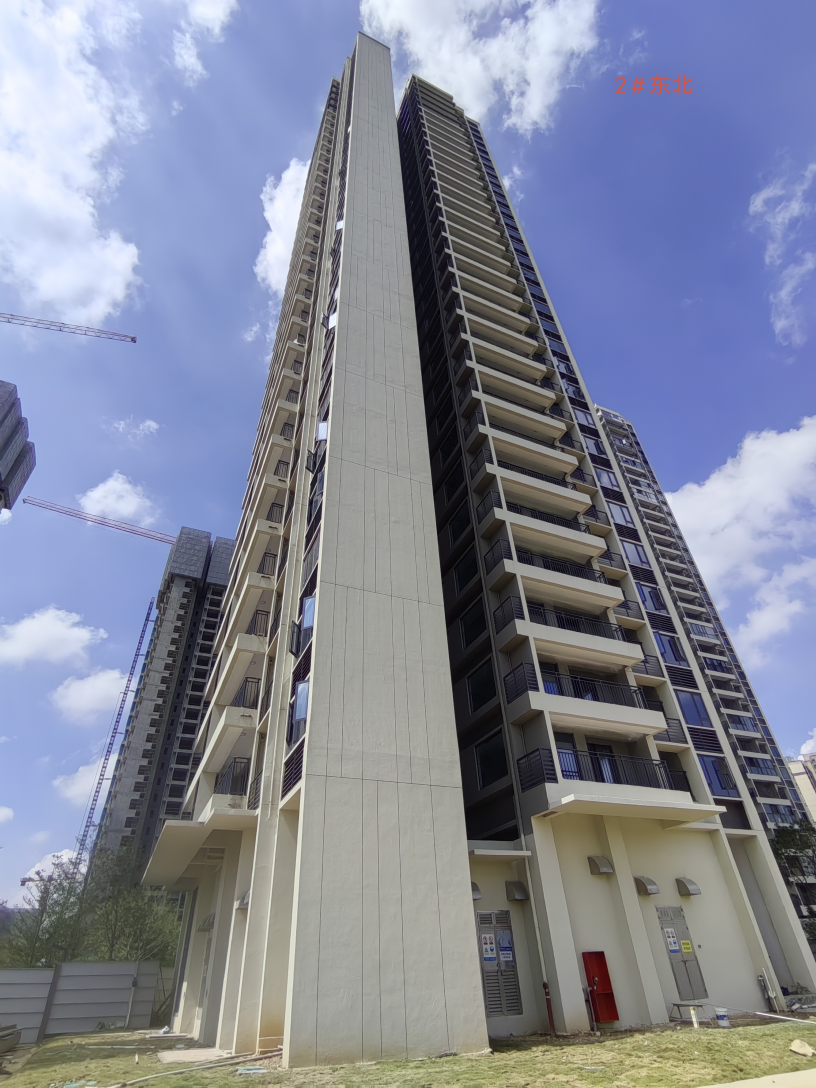
#> input picture facadeDetection/algorithms/data/northeast.jpg, 2448 x 3264 px (shown at 1/3 size)
$ python -i photo_rectifier.py   (imports and definitions only)
#> lines starting #> are read from the running program, lines starting #| are printed output that depends on the picture
"""2D 现场照片透视矫正（消影点 / 单应变换），用于匹配前拉平仰角。"""

from __future__ import annotations

import json
import os
from pathlib import Path

import base64
import cv2
import numpy as np


class PhotoPerspectiveRectifier:
    """
    2D 现场照片透视仰角自动矫正器
    利用消影点 (Vanishing Point) 或几何单应性变换，将大仰角照片“拉平”为正面视角
    """

    def __init__(self, target_max_dim=1024):
        self.target_max_dim = int(target_max_dim)
        self.last_method = 'unknown'

    def _find_vertical_vanishing_point(self, gray_img):
        """利用霍夫直线检测计算垂直方向的消影点 (VP)"""
        h, w = gray_img.shape
        edges = cv2.Canny(gray_img, 50, 150, apertureSize=3)
        lines = cv2.HoughLinesP(
            edges, 1, np.pi / 180, threshold=80,
            minLineLength=int(h * 0.15), maxLineGap=20,
        )

        if lines is None or len(lines) < 2:
            return None

        vert_lines = []
        for line in lines:
            x1, y1, x2, y2 = line[0]
            dx, dy = x2 - x1, y2 - y1
            angle = np.abs(np.arctan2(dy, dx) * 180.0 / np.pi)
            if 45.0 < angle < 135.0:
                a = y2 - y1
                b = x1 - x2
                c = x2 * y1 - x1 * y2
                line_norm = float(np.hypot(a, b))
                if line_norm > 1e-9:
                    vert_lines.append((a / line_norm, b / line_norm, c / line_norm))

        if len(vert_lines) < 2:
            return None

        a_mat = np.array([[line[0], line[1]] for line in vert_lines], dtype=np.float64)
        b_vec = np.array([-line[2] for line in vert_lines], dtype=np.float64)
        try:
            return np.linalg.lstsq(a_mat, b_vec, rcond=None)[0]
        except Exception:
            return None

    def _bounded_transform(self, h_mat, width, height):
        """平移变换后的画布限制到 target_max_dim，并同步更新单应矩阵。"""
        corners = np.array(
            [[0, 0, 1], [width, 0, 1], [width, height, 1], [0, height, 1]],
            dtype=np.float64,
        ).T
        warped = h_mat @ corners
        if (
            not np.all(np.isfinite(warped))
            or np.any(np.abs(warped[2, :]) < 1e-9)
        ):
            raise ValueError('透视矫正产生无效画布')
        warped /= warped[2, :]
        x_min, x_max = float(np.min(warped[0])), float(np.max(warped[0]))
        y_min, y_max = float(np.min(warped[1])), float(np.max(warped[1]))
        out_w = max(1, int(np.ceil(x_max - x_min)))
        out_h = max(1, int(np.ceil(y_max - y_min)))
        transform = np.array([
            [1, 0, -x_min],
            [0, 1, -y_min],
            [0, 0, 1],
        ], dtype=np.float64) @ h_mat
        max_dim = max(out_w, out_h)
        if self.target_max_dim > 0 and max_dim > self.target_max_dim:
            scale = float(self.target_max_dim) / float(max_dim)
            scale_mat = np.array([
                [scale, 0, 0],
                [0, scale, 0],
                [0, 0, 1],
            ], dtype=np.float64)
            transform = scale_mat @ transform
            out_w = max(1, int(round(out_w * scale)))
            out_h = max(1, int(round(out_h * scale)))
        return transform, out_w, out_h

    def rectify(self, photo_img):
        """
        对输入 2D 照片做透视校正。

        :param photo_img: BGR/RGB/灰度 numpy 图像
        :return: rect_img, H_final, H_inv
        """
        img = np.asarray(photo_img)
        if img.ndim == 2:
            bgr = cv2.cvtColor(img, cv2.COLOR_GRAY2BGR)
        elif img.shape[2] == 3:
            bgr = img.copy()
        else:
            bgr = img[:, :, :3].copy()

        h, w = bgr.shape[:2]
        gray = cv2.cvtColor(bgr, cv2.COLOR_BGR2GRAY)

        vp = self._find_vertical_vanishing_point(gray)

        if vp is None or vp[1] >= 0:
            self.last_method = 'mild_trapezoid'
            # 顶部适当拉宽，抵消仰拍近大远小（角点顺序必须与 src 一致：TL/TR/BR/BL）
            crop_w = w * 0.15
            src_pts = np.float32([[0, 0], [w, 0], [w, h], [0, h]])
            dst_pts = np.float32([
                [-crop_w, 0],
                [w + crop_w, 0],
                [w, h],
                [0, h],
            ])
            h_mat = cv2.getPerspectiveTransform(src_pts, dst_pts)
        else:
            self.last_method = 'vanishing_point'
            k = np.array([[w, 0, w / 2.0], [0, h, h / 2.0], [0, 0, 1.0]], dtype=np.float64)
            vp_homo = np.array([vp[0], vp[1], 1.0])
            v_dir = np.linalg.inv(k) @ vp_homo
            v_dir /= np.linalg.norm(v_dir)
            roll = np.arctan2(v_dir[0], -v_dir[1])
            pitch = np.arcsin(np.clip(v_dir[2], -1.0, 1.0))
            r_roll = np.array([
                [np.cos(roll), -np.sin(roll), 0],
                [np.sin(roll), np.cos(roll), 0],
                [0, 0, 1],
            ])
            r_pitch = np.array([
                [1, 0, 0],
                [0, np.cos(pitch), -np.sin(pitch)],
                [0, np.sin(pitch), np.cos(pitch)],
            ])
            r_rect = r_pitch @ r_roll
            h_mat = k @ r_rect @ np.linalg.inv(k)

        h_final, out_w, out_h = self._bounded_transform(h_mat, w, h)
        h_inv = np.linalg.inv(h_final)
        rect_img = cv2.warpPerspective(
            bgr, h_final, (out_w, out_h), flags=cv2.INTER_LINEAR,
        )

        # 消影点路径若产生异常黑图，回退到 mild 梯形校正
        if float(rect_img.mean()) < 5.0:
            self.last_method = 'mild_trapezoid_fallback'
            crop_w = w * 0.08
            src_pts = np.float32([[0, 0], [w, 0], [w, h], [0, h]])
            dst_pts = np.float32([
                [-crop_w, 0],
                [w + crop_w, 0],
                [w, h],
                [0, h],
            ])
            h_mat = cv2.getPerspectiveTransform(src_pts, dst_pts)
            h_final, out_w, out_h = self._bounded_transform(h_mat, w, h)
            h_inv = np.linalg.inv(h_final)
            rect_img = cv2.warpPerspective(
                bgr, h_final, (out_w, out_h), flags=cv2.INTER_LINEAR,
            )

        return rect_img, h_final, h_inv

    # [112 lines left out: functions map_keypoints_back, perspective_rectify_paths, save_perspective_rectify_meta, load_perspective_rectify_meta, rectify_photo_for_matching, not called in this run]


__all__ = [
    'PhotoPerspectiveRectifier',
    'load_perspective_rectify_meta',
    'map_keypoints_back',
    'perspective_rectify_paths',
    'rectify_photo_for_matching',
]

# 兼容旧调用名
map_keypoints_back = PhotoPerspectiveRectifier.map_keypoints_back

>>> import cv2
>>> picture = cv2.imread('../data/northeast.jpg')
#> picture is the input picture: shape (3264, 2448, 3); mean B, G, R 152, 134.9, 130
>>> result = PhotoPerspectiveRectifier().rectify(picture)
#> in rectify, `gray = cv2.cvtColor(bgr, cv2.COLOR_BGR2GRAY)`:
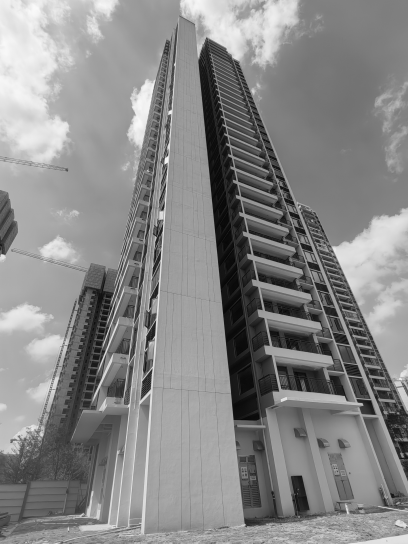
#> gray: shape (3264, 2448) (shown at 1/6 size); min 0, max 255, mean 135.3
#> in _find_vertical_vanishing_point, `edges = cv2.Canny(gray_img, 50, 150, apertureSize=3)`:
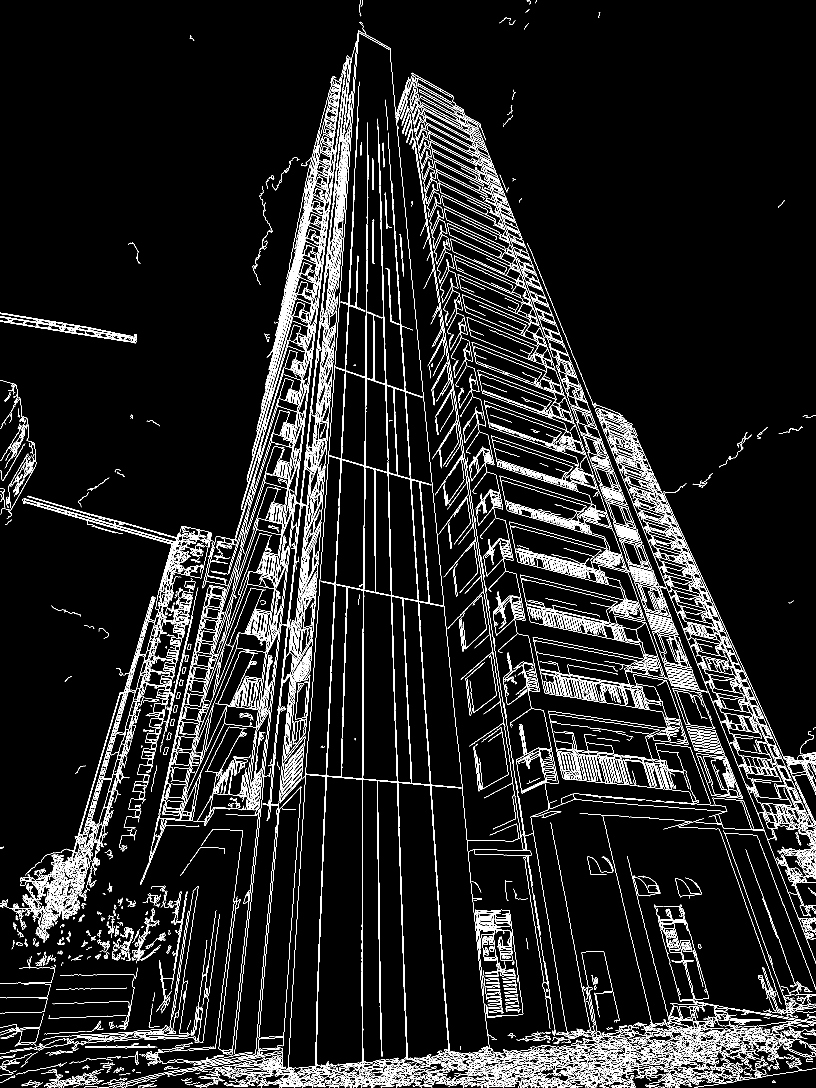
#> edges: shape (3264, 2448) (shown at 1/3 size); 5.7% white in thin lines or dots
#> in _find_vertical_vanishing_point, `lines = cv2.HoughLinesP( edges, 1, np.pi / 180, threshold=80, minLineL..`: lines = 109 rows, first 6: [1020, 878, 1062, 277], [1252, 475, 1487, 1964], [821, 2292, 896, 1578], [1388, 327, 1637, 1011], [846, 3175, 903, 2360], [1193, 2410, 1218, 3129]
#> the loop in _find_vertical_vanishing_point, `for line in lines:` made 109 passes
#> (x1, y1, x2, y2, dx, dy, angle, a) on passes 1 to 8: (1020, 878, 1062, 277, 42, -601, 86, -601), (1252, 475, 1487, 1964, 235, 1489, 81.03, 1489), (821, 2292, 896, 1578, 75, -714, 84, -714), (1388, 327, 1637, 1011, 249, 684, 70, 684), (846, 3175, 903, 2360, 57, -815, 86, -815), (1193, 2410, 1218, 3129, 25, 719, 88.01, 719), (937, 2064, 1070, 162, 133, -1902, 86, -1902), (1181, 1993, 1208, 2786, 27, 793, 88.05, 793)
#> in rectify, `rect_img = cv2.warpPerspective( bgr, h_final, (out_w, out_h), flags=cv..`:
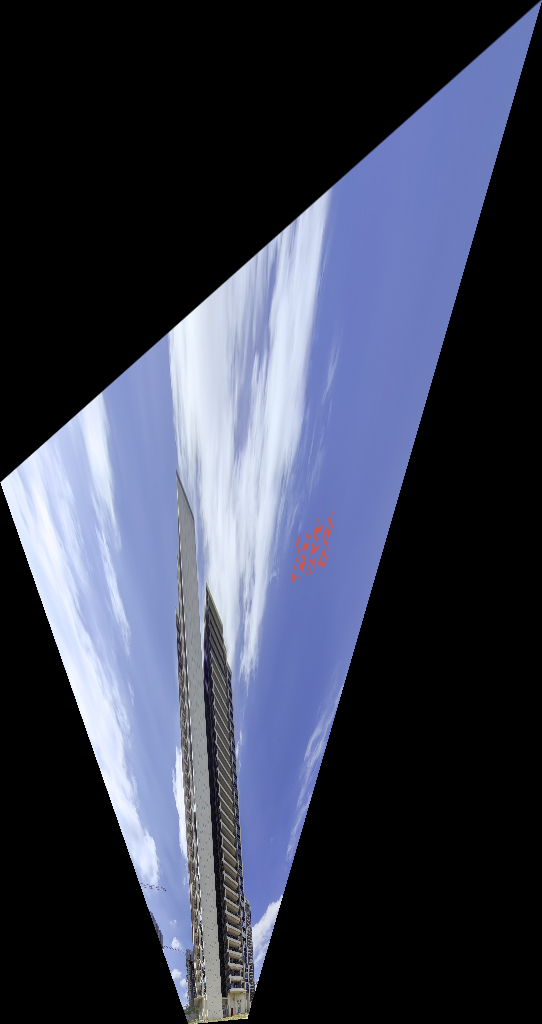
#> rect_img: shape (1024, 542, 3); mean B, G, R 79.4, 62.1, 57.3

$ run again, on facadeDetection/algorithms/data/northwest.jpg
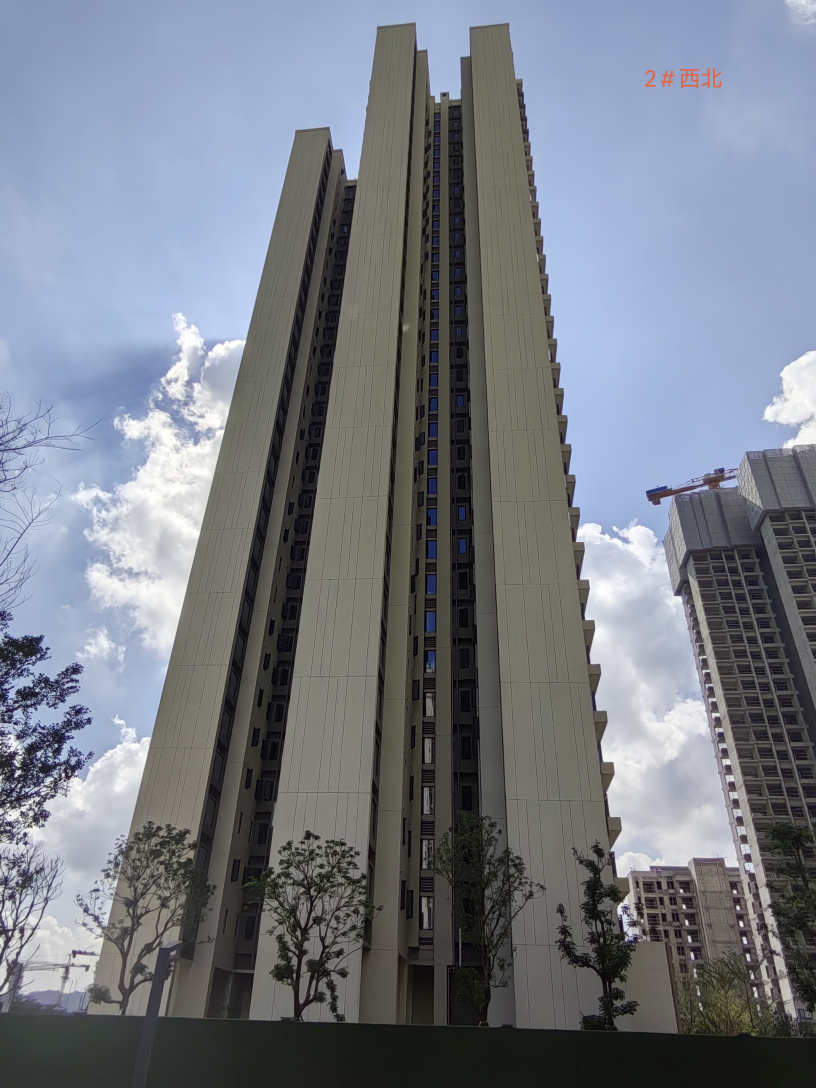
#> input picture facadeDetection/algorithms/data/northwest.jpg, 2448 x 3264 px (shown at 1/3 size)
#> picture is the input picture: shape (3264, 2448, 3); mean B, G, R 133.2, 123.6, 118.5
#> in _find_vertical_vanishing_point, `edges = cv2.Canny(gray_img, 50, 150, apertureSize=3)`:
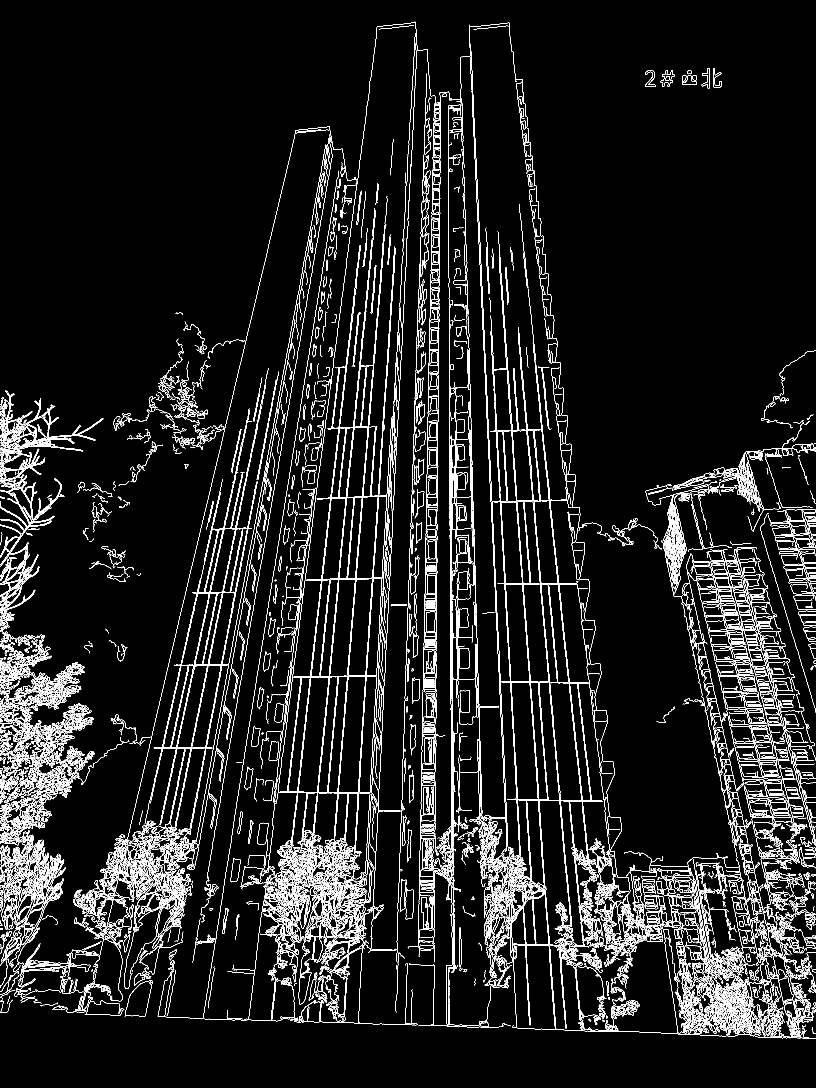
#> edges: shape (3264, 2448) (shown at 1/3 size); 5.3% white in thin lines or dots
#> lines = 54 rows, first 6: [1648, 1481, 1700, 1976], [1555, 981, 1647, 2029], [500, 2843, 647, 2083], [1582, 1948, 1639, 2752], [1143, 2237, 1178, 1551], [1620, 836, 1692, 1420]
#> the loop in _find_vertical_vanishing_point, `for line in lines:` made 54 passes
#> (x1, y1, x2, y2, dx, dy, angle, a) on passes 1 to 8: (1648, 1481, 1700, 1976, 52, 495, 84, 495), (1555, 981, 1647, 2029, 92, 1048, 84.98, 1048), (500, 2843, 647, 2083, 147, -760, 79.05, -760), (1582, 1948, 1639, 2752, 57, 804, 85.94, 804), (1143, 2237, 1178, 1551, 35, -686, 87.08, -686), (1620, 836, 1692, 1420, 72, 584, 82.97, 584), (609, 3053, 845, 1565, 236, -1488, 80.99, -1488), (1213, 2149, 1230, 1635, 17, -514, 88.11, -514)
#> after the loop in _find_vertical_vanishing_point, `for line in lines:`: vert_lines = 54 items, first 6: (0.995, -0.104, -1484.3), (0.996, -0.0874, -1463.3), (-0.982, -0.19, 1030.8), (0.997, -0.0707, -1440.3), (-0.999, -0.051, 1255.5), (0.992, -0.122, -1505.5)
#> a_mat = 54 pairs, first value -1 to 1, second value -0.292 to 0
#> b_vec = 54 values, max 1719 at index 51, min -1283.4 at index 7, mean 115.6
#> vp = [1131.3, -1266.7]
#> vp_homo = [1131.3, -1266.7, 1]
#> in rectify, `v_dir = np.linalg.inv(k) @ vp_homo`: v_dir = [-0.0379, -0.888, 1]
#> in rectify, `v_dir /= np.linalg.norm(v_dir)`: v_dir = [-0.0283, -0.664, 0.747]
#> roll = -0.0426
#> pitch = 0.844
#> r_roll = [[0.999, 0.0426, 0], [-0.0426, 0.999, 0], [0, 0, 1]]
#> r_pitch = [[1, 0, 0], [0, 0.664, -0.747], [0, 0.747, 0.664]]
#> r_rect = [[0.999, 0.0426, 0], [-0.0283, 0.664, -0.747], [-0.0318, 0.747, 0.664]]
#> h_mat = [[0.983, 0.312, -899.4], [-0.059, 1.04, -2975.7], [-1.3e-05, 0.000229, 0.307]]
#> in _bounded_transform, `warped = h_mat @ corners`: warped = [[-899.4, 1507.4, 2525.7, 118.9], [-2975.7, -3120.1, 265.1, 409.4], [0.307, 0.275, 1.02, 1.05]]
#> in _bounded_transform, `warped /= warped[2, :]`: warped = [[-2930.3, 5480.1, 2471.8, 112.9], [-9695.6, -11342.5, 259.5, 388.6], [1, 1, 1, 1]]
#> x_min = -2930.3; x_max = 5480.1
#> y_min = -11342.5; y_max = 388.6
#> in _bounded_transform, `out_w = max(1, int(np.ceil(x_max - x_min)))`: out_w = 8411
#> in _bounded_transform, `out_h = max(1, int(np.ceil(y_max - y_min)))`: out_h = 11732
#> in _bounded_transform, `transform = np.array([ [1, 0, -x_min], [0, 1, -y_min], [0, 0, 1], ], d..`: transform = [[0.945, 0.982, 6.79e-14], [-0.206, 3.63, 505.5], [-1.3e-05, 0.000229, 0.307]]
#> max_dim = 11732
#> scale = 0.0873
#> scale_mat = [[0.0873, 0, 0], [0, 0.0873, 0], [0, 0, 1]]
#> in _bounded_transform, `transform = scale_mat @ transform`: transform = [[0.0825, 0.0857, 5.93e-15], [-0.018, 0.317, 44.12], [-1.3e-05, 0.000229, 0.307]]
#> in _bounded_transform, `out_w = max(1, int(round(out_w * scale)))`: out_w = 734
#> in _bounded_transform, `out_h = max(1, int(round(out_h * scale)))`: out_h = 1024
#> in rectify, `h_final, out_w, out_h = self._bounded_transform(h_mat, w, h)`: h_final has the same summary as transform in _bounded_transform; out_w = 734; out_h = 1024
#> h_inv = [[11.45, -3.45, 496.6], [0.651, 3.32, -477.7], [1.61e-20, -0.00262, 3.64]]
#> in rectify, `rect_img = cv2.warpPerspective( bgr, h_final, (out_w, out_h), flags=cv..`:
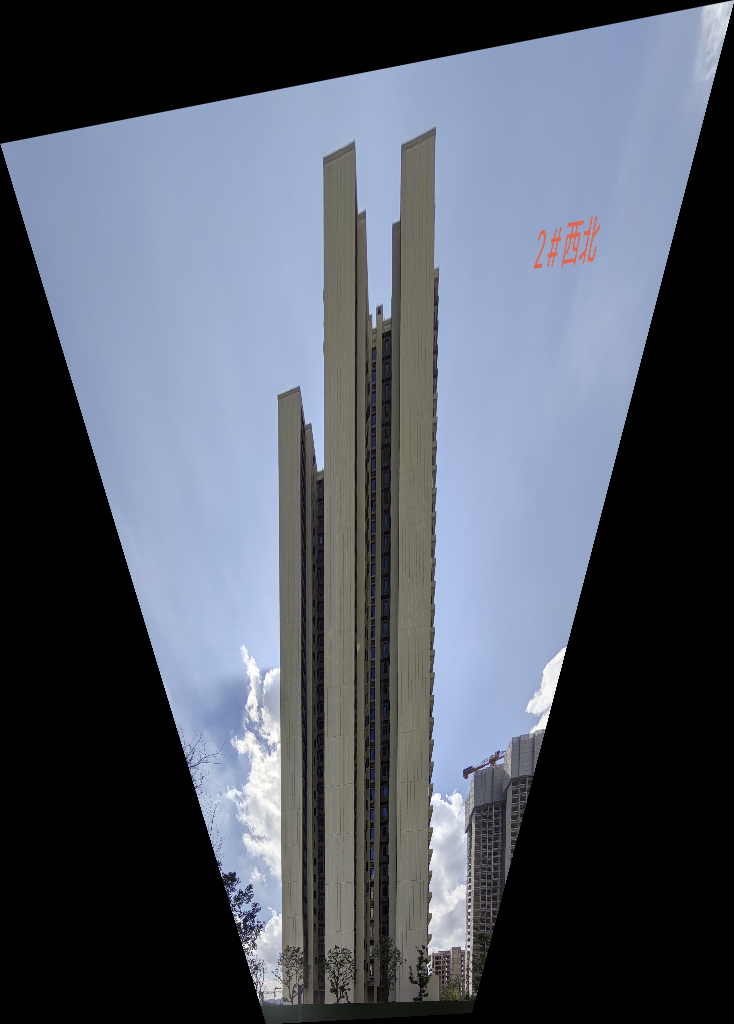
#> rect_img: shape (1024, 734, 3); mean B, G, R 100.5, 88.1, 81.8
